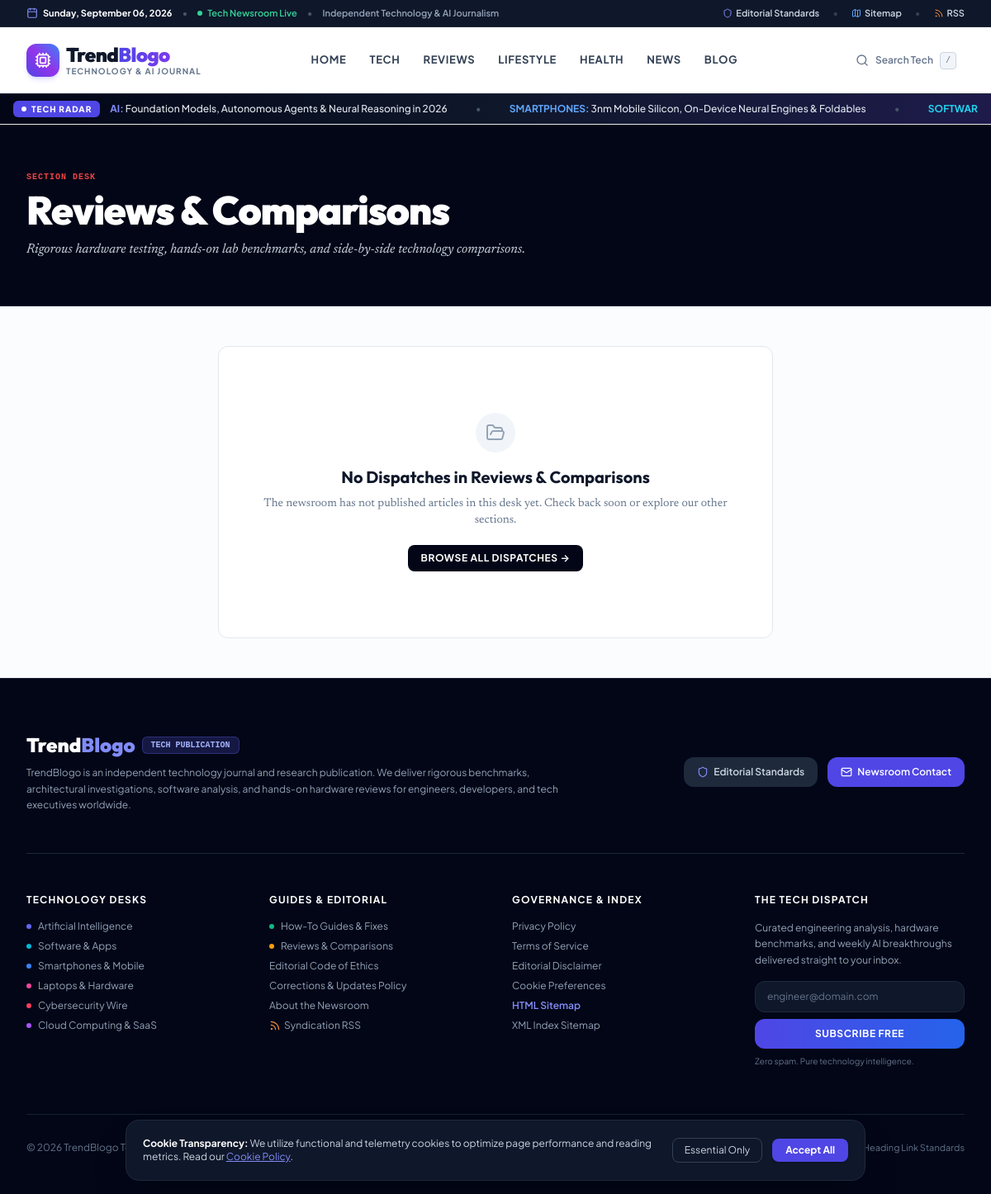
/category/reviews, run on an earlier commit of the app's database.
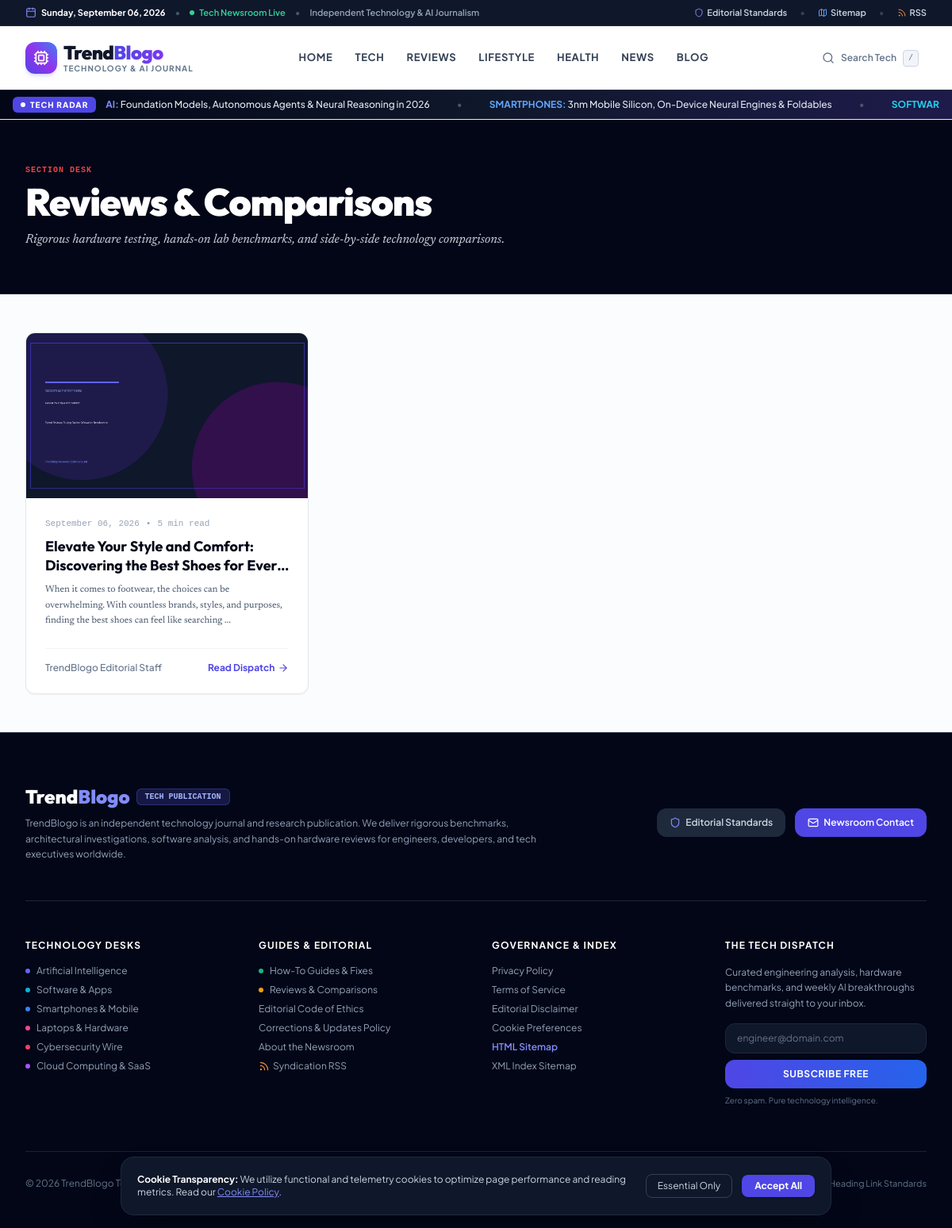
And on a later commit of the database.
### app/models/article.py (models this page shows)
class Category(Base):
    __tablename__ = "categories"
    id = Column(Integer, primary_key=True, index=True)
    name = Column(String(100), unique=True, nullable=False)
    slug = Column(String(100), unique=True, index=True, nullable=False)
    description = Column(Text, nullable=True)
    color = Column(String(30), default="#4F46E5")
    icon = Column(String(50), default="folder")
    created_at = Column(DateTime, default=datetime.utcnow)
    articles = relationship("Article", back_populates="category")

class Article(Base):
    __tablename__ = "articles"
    id = Column(Integer, primary_key=True, index=True)
    title = Column(String(255), nullable=False)
    slug = Column(String(255), unique=True, index=True, nullable=False)
    primary_keyword = Column(String(150), index=True, nullable=False)
    secondary_keywords = Column(Text, nullable=True)
    search_intent = Column(String(50), default="informational")
    template_type = Column(String(50), default="ultimate_guide")
    summary = Column(Text, nullable=True)
    content = Column(Text, nullable=False)  # Markdown format
    html_content = Column(Text, nullable=True)  # Rendered HTML
    featured_image = Column(String(255), nullable=False)
    featured_image_alt = Column(String(255), nullable=False)
    featured_image_caption = Column(String(255), nullable=True)
    image_1_url = Column(String(255), nullable=True)
    image_1_alt = Column(String(255), nullable=True)
    image_1_caption = Column(String(255), nullable=True)
    image_2_url = Column(String(255), nullable=True)
    image_2_alt = Column(String(255), nullable=True)
    image_2_caption = Column(String(255), nullable=True)
    image_3_url = Column(String(255), nullable=True)
    image_3_alt = Column(String(255), nullable=True)
    image_3_caption = Column(String(255), nullable=True)
    category_id = Column(Integer, ForeignKey("categories.id", ondelete="SET NULL"), nullable=True)
    author_name = Column(String(100), default="Editorial Team")
    author_slug = Column(String(100), default="editorial-team", index=True)
    status = Column(String(30), default="published", index=True)  # draft, published, scheduled
    scheduled_at = Column(DateTime, nullable=True)
    published_at = Column(DateTime, default=datetime.utcnow, index=True)
    created_at = Column(DateTime, default=datetime.utcnow)
    updated_at = Column(DateTime, default=datetime.utcnow, onupdate=datetime.utcnow)
    word_count = Column(Integer, default=0)
    reading_time = Column(Integer, default=5)  # minutes
    view_count = Column(Integer, default=0)
    seo_title = Column(String(150), nullable=True)
    meta_description = Column(String(320), nullable=True)
    canonical_url = Column(String(255), nullable=True)
    og_title = Column(String(150), nullable=True)
    og_description = Column(String(320), nullable=True)
    schema_json = Column(Text, nullable=True)
    quality_score = Column(Float, default=95.0)
    quality_report = Column(Text, nullable=True)  # JSON string
    category = relationship("Category", back_populates="articles")
    tags = relationship("ArticleTag", back_populates="article", cascade="all, delete-orphan")
    internal_links_out = relationship("InternalLink", foreign_keys="InternalLink.source_article_id", cascade="all, delete-orphan")
    external_links = relationship("ExternalLink", cascade="all, delete-orphan")

### app/routes/public.py (the view)
@router.get("/category/{slug}", response_class=HTMLResponse)
def category_detail(slug: str, request: Request, page: int = Query(1, ge=1), db: Session = Depends(get_db)):
    category = db.query(Category).filter(Category.slug == slug).first()
    if not category and slug == "tech":
        category = db.query(Category).filter(Category.slug.in_(["tech", "tech-news", "ai"])).first()
        if not category:
            category = Category(
                name="Tech",
                slug="tech",
                description="Comprehensive technology reporting, systems engineering, and hardware reviews.",
                color="#2563EB"
            )
            db.add(category)
            db.commit()
            db.refresh(category)
    if not category:
        raise HTTPException(status_code=404, detail="Category not found")
    ctx = get_common_context(db, request)
    query = db.query(Article).filter(Article.category_id == category.id, Article.status == "published").order_by(desc(Article.published_at))
    total = query.count()
    per_page = 9
    total_pages = max(1, (total + per_page - 1) // per_page)
    articles = query.offset((page - 1) * per_page).limit(per_page).all()
    ctx.update({
        "category": category,
        "articles": articles,
        "page": page,
        "total_pages": total_pages,
        "total_count": total,
        "title": f"{category.name} Articles | TrendBlogo",
        "meta_desc": category.description or f"Discover top-tier articles and guides on {category.name} published on TrendBlogo."
    })
    return templates.TemplateResponse(request=request, name="blog/category.html", context=ctx)

### app/templates/blog/category.html
{% extends "base.html" %}
{% block content %}
<div class="bg-slate-950 py-14 text-white border-b border-slate-800">
  <div class="max-w-7xl mx-auto px-4 sm:px-6 lg:px-8">
    <div class="max-w-2xl">
      <div class="text-[10px] font-mono uppercase tracking-widest text-red-500 font-bold mb-2">Section Desk</div>
      <h1 class="font-display text-4xl sm:text-5xl font-black tracking-tight mb-3">{{ category.name }}</h1>
      <p class="font-editorial text-base text-slate-300 italic">{{ category.description or "Comprehensive editorial investigations, architecture breakdowns, and industry frameworks." }}</p>
    </div>
  </div>
</div>
<div class="max-w-7xl mx-auto px-4 sm:px-6 lg:px-8 py-12">
  {% if articles and articles|length > 0 %}
  <div class="grid grid-cols-1 md:grid-cols-3 gap-8">
    {% for article in articles %}
    <article class="bg-white rounded-xl overflow-hidden border border-slate-200 flex flex-col justify-between hover:border-slate-400 transition shadow-sm group">
      <a href="/blog/{{ article.slug }}" class="relative h-52 w-full overflow-hidden bg-slate-100 block">
        <img src="{{ article.featured_image }}" alt="{{ article.featured_image_alt or article.title }}" class="w-full h-full object-cover group-hover:scale-105 transition duration-300" loading="lazy">
      </a>
      <div class="p-6 flex-1 flex flex-col justify-between">
        <div>
          <div class="flex items-center space-x-2 text-[11px] text-slate-400 mb-2 font-mono">
            <span>{{ article.published_at.strftime("%B %d, %Y") if article.published_at else "September 2026" }}</span>
            <span>•</span>
            <span>{{ article.reading_time }} min read</span>
          </div>
          <h2 class="font-display text-lg font-bold text-slate-950 group-hover:text-indigo-600 transition line-clamp-2 leading-snug mb-2">
            <a href="/blog/{{ article.slug }}">{{ article.title }}</a>
          </h2>
          <p class="font-editorial text-xs text-slate-600 line-clamp-3 leading-relaxed">
            {{ article.summary }}
          </p>
        </div>
        <div class="mt-6 pt-4 border-t border-slate-100 flex items-center justify-between text-xs">
          <span class="text-slate-500 font-medium">{{ article.author_name or "Editorial Team" }}</span>
          <a href="/blog/{{ article.slug }}" class="font-bold text-indigo-600 hover:text-red-700 inline-flex items-center">
            Read Dispatch <i data-lucide="arrow-right" class="w-3.5 h-3.5 ml-1"></i>
          </a>
        </div>
      </div>
    </article>
    {% endfor %}
  </div>
  {% else %}
  <div class="text-center py-20 bg-white rounded-xl border border-slate-200 max-w-2xl mx-auto p-8">
    <div class="w-12 h-12 rounded-full bg-slate-100 flex items-center justify-center text-slate-400 mx-auto mb-4">
      <i data-lucide="folder-open" class="w-6 h-6"></i>
    </div>
    <h3 class="font-display font-bold text-xl text-slate-900">No Dispatches in {{ category.name }}</h3>
    <p class="font-editorial text-sm text-slate-500 mt-2">
      The newsroom has not published articles in this desk yet. Check back soon or explore our other sections.
    </p>
    <a href="/blog" class="inline-block mt-5 px-4 py-2 bg-slate-950 text-white rounded-lg text-xs font-bold uppercase tracking-wider">
      Browse All Dispatches &rarr;
    </a>
  </div>
  {% endif %}
</div>
{% endblock %}

What changed in the data, as far as the page shows it:
shown differently, row unchanged: Category "Reviews & Comparisons": name "Reviews & Comparisons" → (not shown)
added Article: featured_image (picture), published_at "September 06, 2026", reading_time "5", title "Elevate Your Style and Comfort: Discovering the Best Shoes for…", summary "When it comes to footwear, the choices can be overwhelming. With countless brands, styles, and purposes, finding the best shoes can feel like searching ...", author_name "TrendBlogo Editorial Staff"
Also different on the page:
text no longer shown: "No Dispatches in The newsroom has not published articles in this desk yet. Check back soon or explore our other sections. BROWSE ALL DISPATCHES →"
